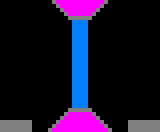

This is a level from a 2D game, rendered from its Tiled map with the project's own tilesets. A one-line summary and the complete map file follow:
An orthogonal 40x33 tile map with 4x4 px tiles, 1 tile layer (Capa de Patrones 1).

<map version="1.0" orientation="orthogonal" renderorder="right-down" width="40" height="33" tilewidth="4" tileheight="4" nextobjectid="1">
 <tileset firstgid="1" name="CPCpaleta" tilewidth="4" tileheight="4" tilecount="27" columns="9">
  <image source="CPCpaleta.png" width="36" height="12" />
 </tileset>
 <layer name="Capa de Patrones 1" width="40" height="33">
  <data encoding="csv">
1,1,1,1,1,1,1,1,1,1,1,1,1,14,9,9,9,9,9,9,9,9,9,9,9,9,14,1,1,1,1,1,1,1,1,1,1,1,1,1,
1,1,1,1,1,1,1,1,1,1,1,1,1,1,14,9,9,9,9,9,9,9,9,9,9,14,1,1,1,1,1,1,1,1,1,1,1,1,1,1,
1,1,1,1,1,1,1,1,1,1,1,1,1,1,1,14,9,9,9,9,9,9,9,9,14,1,1,1,1,1,1,1,1,1,1,1,1,1,1,1,
1,1,1,1,1,1,1,1,1,1,1,1,1,1,1,1,14,9,9,9,9,9,9,14,1,1,1,1,1,1,1,1,1,1,1,1,1,1,1,1,
1,1,1,1,1,1,1,1,1,1,1,1,1,1,1,1,1,14,14,14,14,14,14,1,1,1,1,1,1,1,1,1,1,1,1,1,1,1,1,1,
1,1,1,1,1,1,1,1,1,1,1,1,1,1,1,1,1,1,12,12,12,12,1,1,1,1,1,1,1,1,1,1,1,1,1,1,1,1,1,1,
1,1,1,1,1,1,1,1,1,1,1,1,1,1,1,1,1,1,12,12,12,12,1,1,1,1,1,1,1,1,1,1,1,1,1,1,1,1,1,1,
1,1,1,1,1,1,1,1,1,1,1,1,1,1,1,1,1,1,12,12,12,12,1,1,1,1,1,1,1,1,1,1,1,1,1,1,1,1,1,1,
1,1,1,1,1,1,1,1,1,1,1,1,1,1,1,1,1,1,12,12,12,12,1,1,1,1,1,1,1,1,1,1,1,1,1,1,1,1,1,1,
1,1,1,1,1,1,1,1,1,1,1,1,1,1,1,1,1,1,12,12,12,12,1,1,1,1,1,1,1,1,1,1,1,1,1,1,1,1,1,1,
1,1,1,1,1,1,1,1,1,1,1,1,1,1,1,1,1,1,12,12,12,12,1,1,1,1,1,1,1,1,1,1,1,1,1,1,1,1,1,1,
1,1,1,1,1,1,1,1,1,1,1,1,1,1,1,1,1,1,12,12,12,12,1,1,1,1,1,1,1,1,1,1,1,1,1,1,1,1,1,1,
1,1,1,1,1,1,1,1,1,1,1,1,1,1,1,1,1,1,12,12,12,12,1,1,1,1,1,1,1,1,1,1,1,1,1,1,1,1,1,1,
1,1,1,1,1,1,1,1,1,1,1,1,1,1,1,1,1,1,12,12,12,12,1,1,1,1,1,1,1,1,1,1,1,1,1,1,1,1,1,1,
1,1,1,1,1,1,1,1,1,1,1,1,1,1,1,1,1,1,12,12,12,12,1,1,1,1,1,1,1,1,1,1,1,1,1,1,1,1,1,1,
1,1,1,1,1,1,1,1,1,1,1,1,1,1,1,1,1,1,12,12,12,12,1,1,1,1,1,1,1,1,1,1,1,1,1,1,1,1,1,1,
1,1,1,1,1,1,1,1,1,1,1,1,1,1,1,1,1,1,12,12,12,12,1,1,1,1,1,1,1,1,1,1,1,1,1,1,1,1,1,1,
1,1,1,1,1,1,1,1,1,1,1,1,1,1,1,1,1,1,12,12,12,12,1,1,1,1,1,1,1,1,1,1,1,1,1,1,1,1,1,1,
1,1,1,1,1,1,1,1,1,1,1,1,1,1,1,1,1,1,12,12,12,12,1,1,1,1,1,1,1,1,1,1,1,1,1,1,1,1,1,1,
1,1,1,1,1,1,1,1,1,1,1,1,1,1,1,1,1,1,12,12,12,12,1,1,1,1,1,1,1,1,1,1,1,1,1,1,1,1,1,1,
1,1,1,1,1,1,1,1,1,1,1,1,1,1,1,1,1,1,12,12,12,12,1,1,1,1,1,1,1,1,1,1,1,1,1,1,1,1,1,1,
1,1,1,1,1,1,1,1,1,1,1,1,1,1,1,1,1,1,12,12,12,12,1,1,1,1,1,1,1,1,1,1,1,1,1,1,1,1,1,1,
1,1,1,1,1,1,1,1,1,1,1,1,1,1,1,1,1,1,12,12,12,12,1,1,1,1,1,1,1,1,1,1,1,1,1,1,1,1,1,1,
1,1,1,1,1,1,1,1,1,1,1,1,1,1,1,1,1,1,12,12,12,12,1,1,1,1,1,1,1,1,1,1,1,1,1,1,1,1,1,1,
1,1,1,1,1,1,1,1,1,1,1,1,1,1,1,1,1,1,12,12,12,12,1,1,1,1,1,1,1,1,1,1,1,1,1,1,1,1,1,1,
1,1,1,1,1,1,1,1,1,1,1,1,1,1,1,1,1,1,12,12,12,12,1,1,1,1,1,1,1,1,1,1,1,1,1,1,1,1,1,1,
1,1,1,1,1,1,1,1,1,1,1,1,1,1,1,1,1,1,12,12,12,12,1,1,1,1,1,1,1,1,1,1,1,1,1,1,1,1,1,1,
1,1,1,1,1,1,1,1,1,1,1,1,1,1,1,1,1,14,14,14,14,14,14,1,1,1,1,1,1,1,1,1,1,1,1,1,1,1,1,1,
1,1,1,1,1,1,1,1,1,1,1,1,1,1,1,1,14,9,9,9,9,9,9,14,1,1,1,1,1,1,1,1,1,1,1,1,1,1,1,1,
1,1,1,1,1,1,1,1,1,1,1,1,1,1,1,14,9,9,9,9,9,9,9,9,14,1,1,1,1,1,1,1,1,1,1,1,1,1,1,1,
14,14,14,14,14,14,14,14,1,1,1,1,1,1,14,9,9,9,9,9,9,9,9,9,9,14,1,1,1,1,1,1,14,14,14,14,14,14,14,14,
14,14,14,14,14,14,14,14,1,1,1,1,1,14,9,9,9,9,9,9,9,9,9,9,9,9,14,1,1,1,1,1,14,14,14,14,14,14,14,14,
14,14,14,14,14,14,14,14,1,1,1,1,14,9,9,9,9,9,9,9,9,9,9,9,9,9,9,14,1,1,1,1,14,14,14,14,14,14,14,14
</data>
 </layer>
</map>
